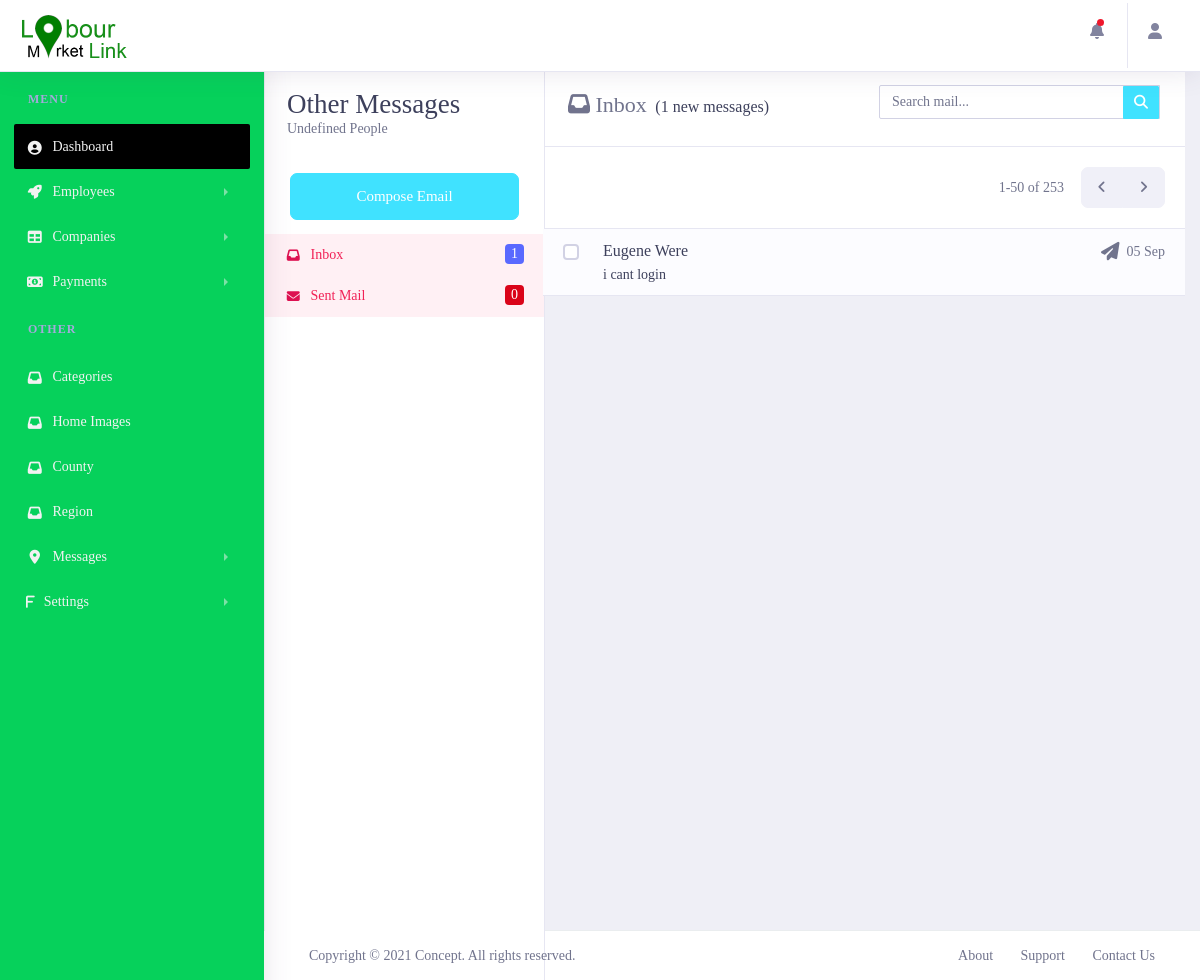
The app's page /lmladmin/messages/random/ (signed in), older data.
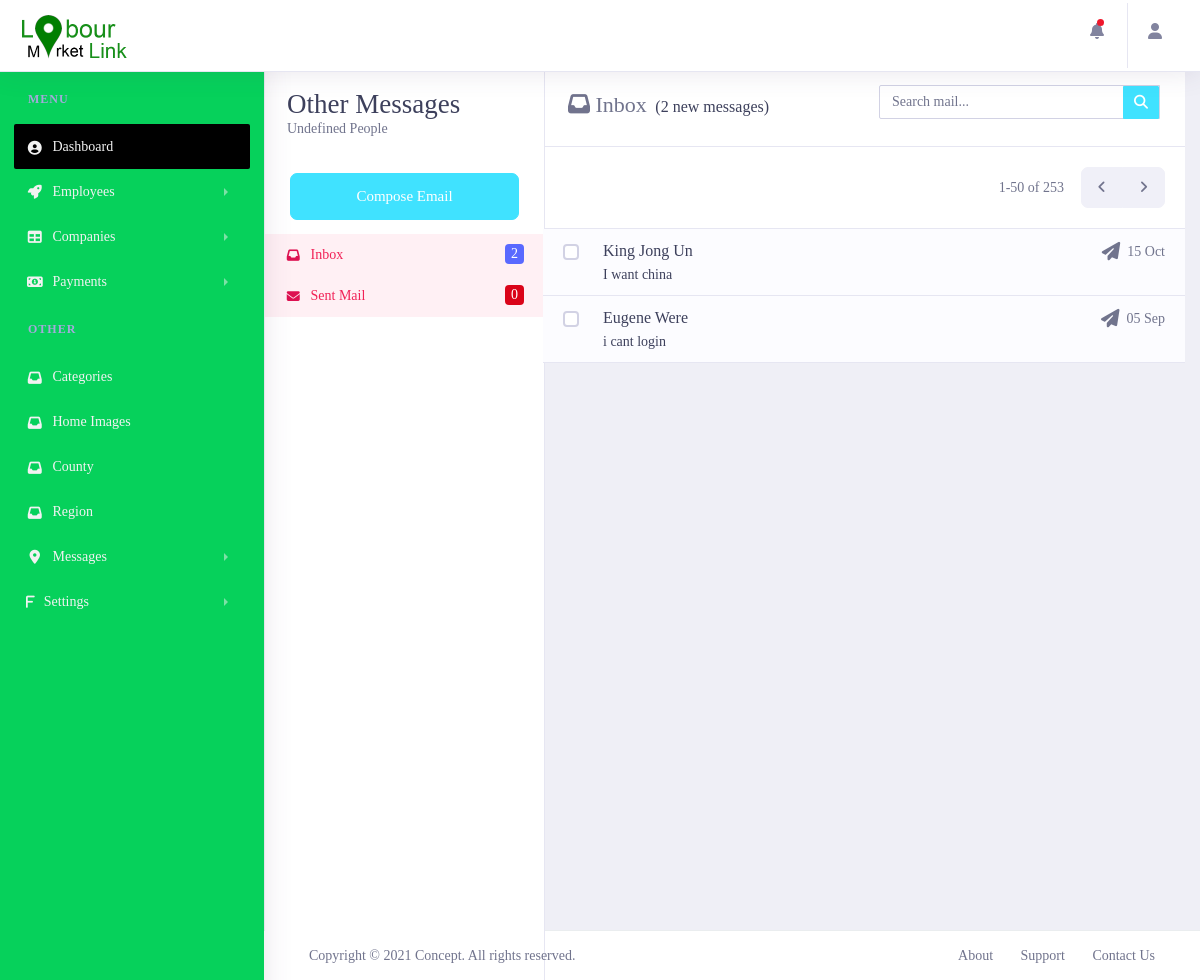
The same page, newer data.
### lmlappadmin/models.py (models this page shows, shortened)
class ContactUsHome(models.Model):
    name = models.CharField(max_length=200, null=False, blank=False)
    email = models.CharField(max_length=200, null=False, blank=False)
    message = models.TextField()
    created_at = models.DateTimeField(auto_now_add=True)
    updated_at = models.DateTimeField(auto_now=True)
    HOMEMESSAGECHOICES = {
        ('READ', 'Read'),
        ('UNREAD', 'Unread'),
        ('TRASH', 'Trash'),
    }
    status = models.CharField(max_length=200, null=True, blank=True, choices=HOMEMESSAGECHOICES, default='UNREAD')

### lmlappadmin/views.py (the view)
# urls.py: path('messages/random/',views.random_messages ,name='R_messages'),
@login_required()
def random_messages(request):
    contactushome = ContactUsHome.objects.order_by("-created_at")
    context = {
        'title': 'Random Messages',
        'messages':contactushome,
        'messagecount':contactushome.count(),
        'inboxcount': ContactUsHome.objects.filter(status="UNREAD").count()
    }
    return render(request, 'messages/RandomMessages.html', context)

### lmlapp/templatetags/call_methods.py (called while the page is built)
@register.filter(name='contactushome')
def comments(request):
    contactushome = ContactUsHome.objects.filter(status="UNREAD").order_by("-created_at")
    if contactushome is not None:
        return contactushome
    return False

@register.filter(name='contactushomecount')
def commentscount(request):
    contactushomecount = ContactUsHome.objects.count()
    if contactushomecount > 0:
        return contactushomecount
    return False

### lmlappadmin/templates/messages/RandomMessages.html (shortened to what this page needs)
{% extends 'admin/layout.html' %}
{% load static %}
{% load call_methods %}
{% block content %}
        <div class="dashboard-wrapper">
            <div class="container-fluid">
                <aside class="page-aside">
                    <div class="aside-content">
                        <div class="aside-header">
                            <span class="title">Other Messages</span>
                            <p class="description">Undefined People</p>
                        </div>
                        <div class="aside-compose"><a class="btn btn-lg btn-secondary btn-block" href="#">Compose Email</a></div>
                        <div class="aside-nav collapse">
                            <ul class="nav">
                                <li class="active">
                                    <a id="in1"  data-toggle="collapse" href="#inbox1" role="button" aria-expanded="false" aria-controls="inbox1">
                                        <span class="icon">
                                            <i class="fas fa-fw fa-inbox"></i>
                                        </span>Inbox
                                        <span class="badge badge-primary float-right">{{messagecount}}</span>
                                    </a>
                                </li>
                                <li class="active">
                                    <a id="in2" data-toggle="collapse" href="#inbox2" role="button" aria-expanded="false" aria-controls="inbox2">
                                        <span class="icon">
                                            <i class="fas fa-fw  fa-envelope"></i>
                                        </span>Sent Mail
                                        <span class="badge badge-danger float-right">0</span>
                                    </a>
                                </li>
                            </ul>
                        </div>
                    </div>
                </aside>
                <div class="main-content container-fluid p-0 m-0" id="kk12">
                    <div class="email-list collapse show" id="inbox1" aria-labelledby="in1" data-parent="#kk12">
                        <div class="email-inbox-header">
                        <div class="row">
                            <div class="col-lg-6">
                                <div class="email-title"><span class="icon"><i class="fas fa-inbox"></i></span> Inbox <span class="new-messages">({{inboxcount}} new messages)</span> </div>
                            </div>
                            <div class="col-lg-6">
                                <div class="email-search">
                                    <div class="input-group input-search">
                                        <input class="form-control" type="text" placeholder="Search mail..."><span class="input-group-btn">
                                        <button class="btn btn-secondary" type="button"><i class="fas fa-search"></i></button></span>
                                    </div>
                                </div>
                            </div>
                        </div>
                    </div>
                        <div class="email-filters">
                            <div class="email-filters-right">
                                <span class="email-pagination-indicator">1-50 of 253</span>
                                <div class="btn-group email-pagination-nav">
                                    <button class="btn btn-light" type="button"><i class="fas fa-angle-left"></i></button>
                                    <button class="btn btn-light" type="button"><i class="fas fa-angle-right"></i></button>
                                </div>
                            </div>
                        </div>
                        {% for msg in messages %}
                           <div class="email-list-item ">
                            <div class="email-list-actions">
                                <label class="custom-control custom-checkbox">
                                </label><a class="favorite active" href="#"></a>
                            </div>
                            <div class="email-list-detail">
                                <span class="date float-right">
                                    <span class="icon"><a href="#" data-toggle="modal" data-target="#exampleModal{{ msg.id }}"><i class="fas fa-paper-plane"></i></a></span>{{ msg.created_at|date:'d M' }}
                                </span>
                                <span class="from text-capitalize {% if msg.status == 'UNREAD' %} text-dark {% endif %} ">{{msg.name}}</span>
                                <p class="msg {% if msg.status == 'UNREAD' %} text-dark {% endif %}">{{ msg.message }}</p>
                            </div>
                        </div>
                        {% endfor %}
                    </div>
                </div>
            </div>
        </div>
{% endblock content %}

### lmlappadmin/templates/admin/layout.html (shortened to what this page needs)
<!doctype html>
{% load humanize %}
{% load static %}
{% load call_methods %}
<html lang="en">
<head>
    <link rel="stylesheet" href="{% static 'assets/vendor/bootstrap/css/bootstrap.min.css' %}">
    <link href="{% static 'assets/vendor/fonts/circular-std/style.css' %}" rel="stylesheet">
    <link rel="stylesheet" href="{% static 'assets/libs/css/style.css' %}">
    <link rel="stylesheet" href="{% static 'assets/vendor/fonts/fontawesome/css/fontawesome-all.css' %}">
    <link rel="stylesheet" href="{% static 'assets/vendor/charts/chartist-bundle/chartist.css' %}">
    <link rel="stylesheet" href="{% static 'assets/vendor/charts/morris-bundle/morris.css' %}">
    <link rel="stylesheet" href="{% static 'assets/vendor/fonts/material-design-iconic-font/css/materialdesignicons.min.css' %}">
    <link rel="stylesheet" href="{% static 'assets/vendor/charts/c3charts/c3.css' %}">
    <link rel="stylesheet" href="{% static 'assets/vendor/fonts/flag-icon-css/flag-icon.min.css' %}">
     <link rel="stylesheet" href="https://cdnjs.cloudflare.com/ajax/libs/sweetalert/1.1.3/sweetalert.min.css">
    <link rel="stylesheet" type="text/css" href="https://cdn.datatables.net/1.10.21/css/jquery.dataTables.min.css"/>
</head>
<body>
    <div class="dashboard-main-wrapper">
        <div class="dashboard-header">
            <nav class="navbar navbar-expand-lg bg-white fixed-top">
                <a class="navbar-brand" href="{% url 'LMLAdmin:home' %}"><img src="{% static 'lmlappassets/img/LML4.png' %}" alt=""></a>
                <div class="collapse navbar-collapse " id="navbarSupportedContent">
                    <ul class="navbar-nav ml-auto navbar-right-top">
                        <li class="nav-item dropdown notification">
                            <a class="nav-link nav-icons" href="#" id="navbarDropdownMenuLink1" data-toggle="dropdown" aria-haspopup="true" aria-expanded="false">
                                <i class="fas fa-fw fa-bell"></i>
                                {% if request|contactushomecount %}
                                    <span class="indicator"></span>
                                {% endif %}
                            </a>
                        </li>
                        <li class="nav-item dropdown nav-user">
                            <a class="nav-link nav-user-img" href="#" id="navbarDropdownMenuLink2" data-toggle="dropdown" aria-haspopup="true" aria-expanded="false">
                                <i class="fa fa-user user-avatar-md rounded-circle"> </i>
                            </a>
                        </li>
                    </ul>
                </div>
            </nav>
        </div>
        <div class="nav-left-sidebar sidebar-dark" style="z-index: 999;">
            <div class="menu-list">
                <nav class="navbar navbar-expand-lg navbar-light">
                    <div class="collapse navbar-collapse" id="navbarNav">
                        <ul class="navbar-nav flex-column">
                            <li class="nav-divider">
                                Menu
                            </li>
                            <li class="nav-item ">
                                <a class="nav-link active" href="{% url 'LMLAdmin:home' %}"><i class="fa fa-fw fa-user-circle"></i>Dashboard <span class="badge badge-success">6</span></a>
                            </li>
                            <li class="nav-item">
                                <a class="nav-link" href="#" data-toggle="collapse" aria-expanded="false" data-target="#submenu-2" aria-controls="submenu-2"><i class="fa fa-fw fa-rocket"></i>Employees</a>
                            </li>
                            <li class="nav-item">
                                <a class="nav-link" href="#" data-toggle="collapse" aria-expanded="false" data-target="#submenu-5" aria-controls="submenu-5"><i class="fas fa-fw fa-table"></i>Companies</a>
                            </li>
                            <li class="nav-item">
                                <a class="nav-link" href="#" data-toggle="collapse" aria-expanded="false" data-target="#submenu-51" aria-controls="submenu-5"><i class="fas fa-fw fa-money-bill-alt"></i>Payments</a>
                            </li>
                            <li class="nav-divider">
                                Other
                            </li>
                            <li class="nav-item">
                                <a class="nav-link" href="{% url 'LMLAdmin:categories' %}" ><i class="fas fa-fw fa-inbox"></i>Categories <span class="badge badge-secondary">New</span></a>
                            </li>
                            <li class="nav-item">
                                <a class="nav-link" href="{% url 'LMLAdmin:carouselImages' %}" ><i class="fas fa-fw fa-inbox"></i>Home Images <span class="badge badge-secondary">New</span></a>
                            </li>
                            <li class="nav-item">
                                <a class="nav-link" href="" ><i class="fas fa-fw fa-inbox"></i>County <span class="badge badge-secondary">New</span></a>
                            </li>
                            <li class="nav-item">
                                <a class="nav-link" href="" ><i class="fas fa-fw fa-inbox"></i>Region <span class="badge badge-secondary">New</span></a>
                            </li>
                            <li class="nav-item">
                                <a class="nav-link" href="#" data-toggle="collapse" aria-expanded="false" data-target="#submenu-9" aria-controls="submenu-9"><i class="fas fa-fw fa-map-marker-alt"></i>Messages</a>
                            </li>
                            <li class="nav-item">
                                <a class="nav-link" href="#" data-toggle="collapse" aria-expanded="false" data-target="#submenu-10" aria-controls="submenu-10"><i class="fas fa-f fa-folder"></i>Settings</a>
                            </li>
                        </ul>
                    </div>
                </nav>
            </div>
        </div>
        <div style="overflow: auto;" class="dashboard-wrapper">
            {% block content %}
            {% endblock content %}
            <div class="footer">
                <div class="container-fluid">
                    <div class="row">
                        <div class="col-xl-6 col-lg-6 col-md-6 col-sm-12 col-12">
                             Copyright ©
                            <script> var yr = new Date; document.write(yr.getFullYear());</script> Concept. All rights reserved.
                        </div>
                        <div class="col-xl-6 col-lg-6 col-md-6 col-sm-12 col-12">
                            <div class="text-md-right footer-links d-none d-sm-block">
                                <a href="javascript: void(0);">About</a>
                                <a href="javascript: void(0);">Support</a>
                                <a href="javascript: void(0);">Contact Us</a>
                            </div>
                        </div>
                    </div>
                </div>
            </div>
        </div>
    </div>
    {% load sweetify %}
</body>
</html>

### lmlappadmin/templates/admin/layout.html (style rules this page uses)
.btn { border-radius: 7px; }

Row changes from the older to the newer data that the page shows:
added ContactUsHome: created_at "15 Oct", name "King Jong Un", message "I want china"
Text that changed along with them:
{{ messagecount }}: "1" → "2"
{{ inboxcount }}: "1" → "2"
